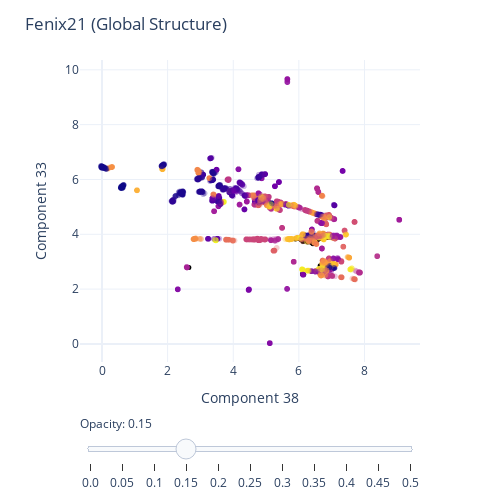

Notebook cell for this chart:
### Code cell
fig = px.scatter(
    data_frame = train_df,
    x = dim1,
    y = dim2, # Change components to visualize each of the 30 dimensions
    color = "KMeans Cluster",
    hover_data = ["taxon_id", "Target", "Media Cluster"],
    opacity = 0.3,
    width=500, 
    height=500
) 

# Add the test points as a scatter trace
fig.add_trace(
    go.Scatter(
        x=test_df[dim1],  # x coordinates
        y=test_df[dim2],  # y coordinates
        mode='markers',
        marker=dict(
            color='black',  
            size=5,  
            opacity=1.0 
        ),
        text=test_df["taxon_id"]  # marker hover text
    )
)

# Opacity slider
steps = []
for i in range(11):  # 0 to 1 in steps of 0.1
    step = dict(
        method="restyle",
        args=[{"marker.opacity": [i/20]}, [0]],  # Adjust opacity of the first trace only
        label=str(i/20)
    )
    steps.append(step)
sliders = [dict(
    active=3,  # initial value corresponding to opacity=0.3
    currentvalue={"prefix": "Opacity: "},
    pad={"t": 50},
    steps=steps
)]

fig.update_coloraxes(showscale=False)
fig.update_layout(
    sliders=sliders,
    title="Fenix21 (Global Structure)",
    template="plotly_white",
    showlegend=False,
    autosize=True
)

# Comp 33, 38
#fig.update_yaxes(range=[2, 8]) #Local
#fig.update_xaxes(range=[2, 4.5]) #Local: [2, 4.5], #Global: [1.75, 7]

# Comp 14, 40
#fig.update_yaxes(range=[4.5, 6])
#fig.update_xaxes(range=[2.5, 6])

#fig.update_yaxes(range=[2.25, 4.25])
#fig.update_xaxes(range=[2, 8])

fig.show()

### Figure 1 — Plotly figure (JSON) as saved in the notebook; plotly's stock layout.template omitted (floating-point values rounded to 4 significant figures; data arrays with more than 128 entries replaced by an {"elided": "..."} marker saying what was removed)
{"data": [{"customdata": {"elided": "8464x3 mixed values"}, "hovertemplate": "Component 38=%{x}<br>Component 33=%{y}<br>taxon_id=%{customdata[0]}<br>Target=%{customdata[1]}<br>Media Cluster=%{customdata[2]}<br>KMeans Cluster=%{marker.color}<extra></extra>", "legendgroup": "", "marker": {"color": {"elided": "8464 int values"}, "coloraxis": "coloraxis", "opacity": 0.3, "symbol": "circle"}, "mode": "markers", "name": "", "showlegend": false, "type": "scattergl", "x": {"elided": "8464 float values"}, "xaxis": "x", "y": {"elided": "8464 float values"}, "yaxis": "y"}, {"marker": {"color": "black", "opacity": 1, "size": 5}, "mode": "markers", "text": {"elided": "247 str values"}, "type": "scatter", "x": {"elided": "247 float values"}, "y": {"elided": "247 float values"}}], "layout": {"autosize": true, "coloraxis": {"colorbar": {"title": {"text": "KMeans Cluster"}}, "colorscale": [[0, "#0d0887"], [0.1111, "#46039f"], [0.2222, "#7201a8"], [0.3333, "#9c179e"], [0.4444, "#bd3786"], [0.5556, "#d8576b"], [0.6667, "#ed7953"], [0.7778, "#fb9f3a"], [0.8889, "#fdca26"], [1, "#f0f921"]], "showscale": false}, "height": 500, "legend": {"tracegroupgap": 0}, "margin": {"t": 60}, "showlegend": false, "sliders": [{"active": 3, "currentvalue": {"prefix": "Opacity: "}, "pad": {"t": 50}, "steps": [{"args": [{"marker.opacity": [0]}, [0]], "label": "0.0", "method": "restyle"}, {"args": [{"marker.opacity": [0.05]}, [0]], "label": "0.05", "method": "restyle"}, {"args": [{"marker.opacity": [0.1]}, [0]], "label": "0.1", "method": "restyle"}, {"args": [{"marker.opacity": [0.15]}, [0]], "label": "0.15", "method": "restyle"}, {"args": [{"marker.opacity": [0.2]}, [0]], "label": "0.2", "method": "restyle"}, {"args": [{"marker.opacity": [0.25]}, [0]], "label": "0.25", "method": "restyle"}, {"args": [{"marker.opacity": [0.3]}, [0]], "label": "0.3", "method": "restyle"}, {"args": [{"marker.opacity": [0.35]}, [0]], "label": "0.35", "method": "restyle"}, {"args": [{"marker.opacity": [0.4]}, [0]], "label": "0.4", "method": "restyle"}, {"args": [{"marker.opacity": [0.45]}, [0]], "label": "0.45", "method": "restyle"}, {"args": [{"marker.opacity": [0.5]}, [0]], "label": "0.5", "method": "restyle"}]}], "title": {"text": "Fenix21 (Global Structure)"}, "width": 500, "xaxis": {"anchor": "y", "domain": [0, 1], "title": {"text": "Component 38"}}, "yaxis": {"anchor": "x", "domain": [0, 1], "title": {"text": "Component 33"}}}}
